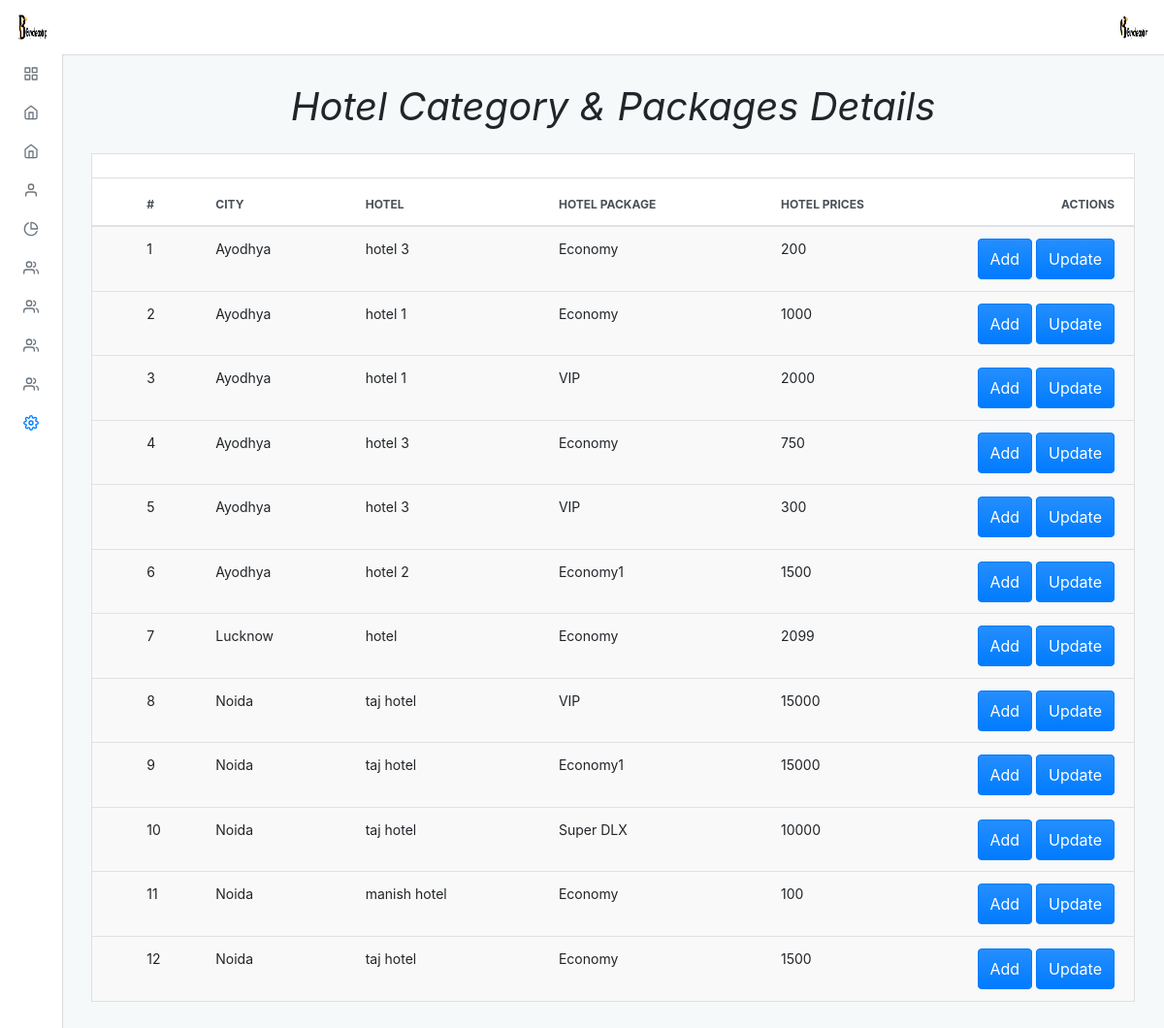
/admin/default/hotel_category_all.php (signed in), run on the app's committed database.
### tables this page shows
CREATE TABLE `hotels` (
  `hotel_id` int(11) NOT NULL,
  `hotel_name` varchar(100) NOT NULL,
  `hcity_id` int(5) NOT NULL
);

CREATE TABLE `cities` (
  `city_id` int(11) NOT NULL,
  `city_name` varchar(100) NOT NULL
);

CREATE TABLE `hotel_categories` (
  `hcategory_id` int(11) NOT NULL,
  `category_name` varchar(100) NOT NULL,
  `hc_id` int(10) NOT NULL,
  `prices` double NOT NULL
);

### admin/default/hotel_category_all.php (the view, shortened to what this page needs)
<?php
include "../../connection.php";
?>
<?php $page = "setting";
include("./incluede/header.php") ?>
<div class="adminx-content">
    <div class="adminx-main-content">
        <div class="container-fluid">
            <div class="pb-3">
                <h1><b><i>Hotel Category & Packages Details</i></b></h1>
            </div>
            <div class="row">
                <div class="col">
                    <div class="card mb-grid">
                        <div class="card-header d-flex justify-content-between align-items-center">
                        </div>
                        <div class="table-responsive-md">
                            <table class="table table-actions table-striped table-hover mb-0">
                                <thead>
                                    <tr>
                                        <th scope="col">
                                            <label class="custom-control custom-checkbox m-0 p-0">
                                            </label>
                                        </th>
                                        <th scope="col">#</th>
                                        <th scope="col">City</th>
                                        <th scope="col">Hotel</th>
                                        <th scope="col">Hotel Package</th>
                                        <th scope="col">Hotel Prices</th>
                                        <th scope="col">Actions</th>
                                    </tr>
                                </thead>
                                <tbody>
                                    <?php
                                    $query = "SELECT hotels.hotel_id, hotels.hotel_name, cities.city_name,hotel_categories.hcategory_id, hotel_categories.category_name, hotel_categories.prices
          FROM hotels
          JOIN cities ON hotels.hcity_id = cities.city_id
          JOIN hotel_categories ON hotels.hotel_id = hotel_categories.hc_id
          ORDER BY cities.city_name ASC";
                                    $res = mysqli_query($conn, $query);
                                    $a = 1;
                                    while ($row = mysqli_fetch_assoc($res)) {
                                    ?>
                                        <tr>
                                            <th scope="row">
                                                <label class="custom-control custom-checkbox m-0 p-0">
                                                </label>
                                            </th>
                                            <td><?php echo $a ?></td>
                                            <td><?php echo $row['city_name'] ?></td>
                                            <td><?php echo $row['hotel_name'] ?></td>
                                            <td><?php echo $row['category_name'] ?></td>
                                            <td><?php echo $row['prices'] ?></td>
                                            <td>
                                                <a href="hotel_category_add"><button type="button" class="btn btn-primary waves-effect waves-light add">Add</button></a>
                                                <a href="hotel_category_update?hcategory_id=<?php echo $row['hcategory_id']; ?>"><button type="button" class="btn btn-primary waves-effect waves-light add">Update</button></a>
                                            </td>
                                        <tr>
                                        <?php
                                        ++$a;
                                    }
                                        ?>
                                        <?php include("./incluede/footer.php") ?>

### admin/default/incluede/header.php (shortened to what this page needs)
<!DOCTYPE html>
<html lang="en">
<head>
  <link rel="stylesheet" type="text/css" href="./dist/css/adminx.css" media="screen" />
</head>
<body class=" virat">
  <div class="adminx-container">
    <?php
    $query = "select * from admin_login";
    $result = mysqli_query($conn, $query);
    while ($row = mysqli_fetch_assoc($result)) {
    ?>
      <nav class="navbar navbar-expand justify-content-between fixed-top virat_1">
        <a class="navbar-brand mb-0 h1 d-none d-md-block" href="admin">
          <img src="../upload/<?php echo $row['image']; ?>" class="navbar-brand-image d-inline-block align-top mr-2" class="circle" alt="">
        </a>
        <ul class="navbar-nav d-flex justify-content-end mr-2">
          <li class="nav-item dropdown">
            <a class="nav-link avatar-with-name" id="navbarDropdownMenuLink" data-toggle="dropdown" href="#">
              <img src="../upload/<?php echo $row['image']; ?>" class="d-inline-block align-top" class="rounded" alt="">
            </a>
          </li>
        </ul>
      <?php
    }
      ?>
      </nav>
      <div class="adminx-sidebar expand-hover push">
        <ul class="sidebar-nav">
          <li class="sidebar-nav-item">
            <a href="admin" class="sidebar-nav-link <?php if ($page == 'home') {
                                                      echo 'active';
                                                    } ?>">
              <span class="sidebar-nav-icon">
                <i data-feather="grid"></i>
              </span>
            </a>
          </li>
          <li class="sidebar-nav-item">
            <a class="sidebar-nav-link <?php if ($page == 'thailand') {
                                          echo 'active';
                                        } ?> collapsed" data-toggle="collapse" href="#examplepackage" aria-expanded="false" aria-controls="examplepackage">
              <span class="sidebar-nav-icon">
                <i data-feather="home"></i>
              </span>
            </a>
          </li>
          <li class="sidebar-nav-item">
            <a class="sidebar-nav-link <?php if ($page == 'slider') {
                                          echo 'active';
                                        } ?> collapsed" data-toggle="collapse" href="#example" aria-expanded="false" aria-controls="example">
              <span class="sidebar-nav-icon">
                <i data-feather="home"></i>
              </span>
            </a>
          </li>
          <li class="sidebar-nav-item">
            <a class=" sidebar-nav-link <?php if ($page == 'about') {
                                          echo 'active';
                                        } ?> collapsed" data-toggle="collapse" href="#exampl_a" aria-expanded="false" aria-controls="exampl_a">
              <span class="sidebar-nav-icon">
                <i data-feather="user"></i>
              </span>
            </a>
          </li>
          <li class="sidebar-nav-item">
            <a class=" sidebar-nav-link <?php if ($page == 'our') {
                                          echo 'active';
                                        } ?> collapsed" data-toggle="collapse" href="#examp" aria-expanded="false" aria-controls="examp">
              <span class="sidebar-nav-icon">
                <i data-feather="pie-chart"></i>
              </span>
            </a>
          </li>
          <li class="sidebar-nav-item">
            <a class=" sidebar-nav-link <?php if ($page == 'transport') {
                                          echo 'active';
                                        } ?> collapsed" data-toggle="collapse" href="#exa_team" aria-expanded="false" aria-controls="exa_team">
              <span class="sidebar-nav-icon">
                <i data-feather="users"></i>
              </span>
            </a>
          </li>
          <li class="sidebar-nav-item">
            <a class=" sidebar-nav-link <?php if ($page == 'transport') {
                                          echo 'active';
                                        } ?> collapsed" data-toggle="collapse" href="#exa_team89" aria-expanded="false" aria-controls="exa_team89">
              <span class="sidebar-nav-icon">
                <i data-feather="users"></i>
              </span>
            </a>
          </li>
          <li class="sidebar-nav-item">
            <a class=" sidebar-nav-link <?php if ($page == 'transport') {
                                          echo 'active';
                                        } ?> collapsed" data-toggle="collapse" href="#exa_team99" aria-expanded="false" aria-controls="exa_team99">
              <span class="sidebar-nav-icon">
                <i data-feather="users"></i>
              </span>
            </a>
          </li>
          <li class="sidebar-nav-item">
            <a class=" sidebar-nav-link <?php if ($page == 'users') {
                                          echo 'active';
                                        } ?> collapsed" data-toggle="collapse" href="#exa_team98" aria-expanded="false" aria-controls="exa_team98">
              <span class="sidebar-nav-icon">
                <i data-feather="users"></i>
              </span>
            </a>
          </li>
          <li class="sidebar-nav-item">
            <a class=" sidebar-nav-link <?php if ($page == 'setting') {
                                          echo 'active';
                                        } ?> collapsed" data-toggle="collapse" href="#ex" aria-expanded="false" aria-controls="ex">
              <span class="sidebar-nav-icon">
                <i data-feather="settings"></i>
              </span>
            </a>
      </div>

### admin/default/incluede/header.php (style rules this page uses)
.pb-3 { text-align: center; }

### data on the page
hotels: cities.city_name "Ayodhya", hotel_name "hotel 3", hotel_categories.category_name "Economy", hotel_categories.prices "200", hotel_categories.prices "750", hotel_categories.category_name "VIP", hotel_categories.prices "300"
hotels: cities.city_name "Ayodhya", hotel_name "hotel 1", hotel_categories.category_name "Economy", hotel_categories.prices "1000", hotel_categories.category_name "VIP", hotel_categories.prices "2000"
hotels: cities.city_name "Ayodhya", hotel_name "hotel 2", hotel_categories.category_name "Economy1", hotel_categories.prices "1500"
hotels: cities.city_name "Lucknow", hotel_name "hotel", hotel_categories.category_name "Economy", hotel_categories.prices "2099"
hotels: cities.city_name "Noida", hotel_name "taj hotel", hotel_categories.category_name "VIP", hotel_categories.prices "15000", hotel_categories.category_name "Economy1", hotel_categories.category_name "Super DLX", hotel_categories.prices "10000", hotel_categories.category_name "Economy", hotel_categories.prices "1500"
hotels: cities.city_name "Noida", hotel_name "manish hotel", hotel_categories.category_name "Economy", hotel_categories.prices "100"
